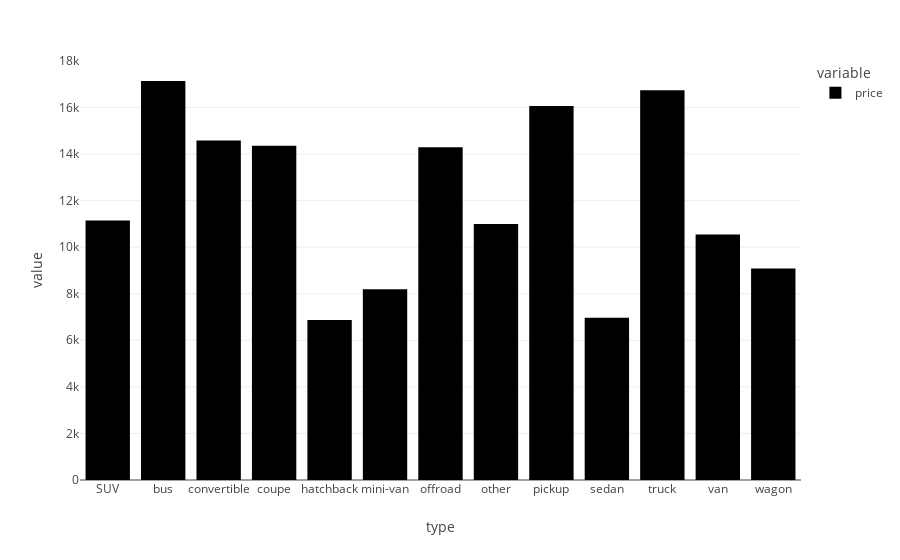

Source (notebook cell):
### Code cell
avg_price_type = used_car_sales.groupby('type')['price'].mean()


fig2 = px.bar(avg_price_type)
fig2.show()

### Figure 1 — Plotly figure (JSON) as saved in the notebook; plotly's stock layout.template omitted (floating-point values rounded to 4 significant figures)
{"data": [{"alignmentgroup": "True", "hovertemplate": "variable=price<br>type=%{x}<br>value=%{y}<extra></extra>", "legendgroup": "price", "marker": {"color": "#000001", "pattern": {"shape": ""}}, "name": "price", "offsetgroup": "price", "orientation": "v", "showlegend": true, "textposition": "auto", "type": "bar", "x": ["SUV", "bus", "convertible", "coupe", "hatchback", "mini-van", "offroad", "other", "pickup", "sedan", "truck", "van", "wagon"], "xaxis": "x", "y": [11150.0, 17140.0, 14580.0, 14350.0, 6869.0, 8193.0, 14290.0, 10990.0, 16060.0, 6965.0, 16730.0, 10550.0, 9088.0], "yaxis": "y"}], "layout": {"barmode": "relative", "legend": {"title": {"text": "variable"}, "tracegroupgap": 0}, "margin": {"t": 60}, "xaxis": {"anchor": "y", "domain": [0, 1], "title": {"text": "type"}}, "yaxis": {"anchor": "x", "domain": [0, 1], "title": {"text": "value"}}}}
